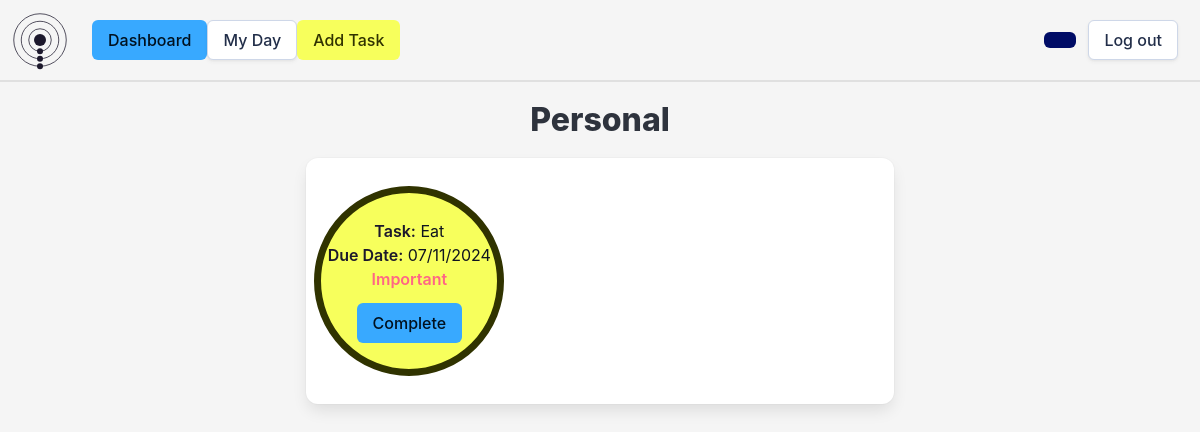
/group/c74d19f8-bd10-4c23-b916-0b0c3a8fa5c9, run on an earlier commit of the app's database.
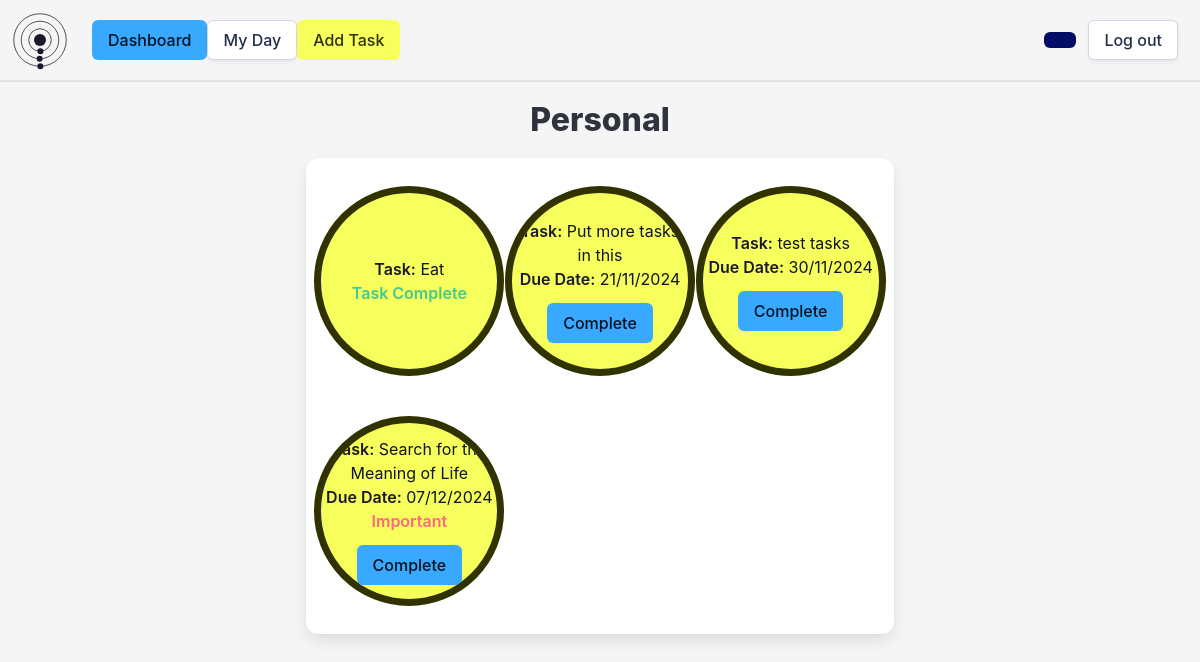
And on a later commit of the database.
### setup_db.py (models this page shows)
class Task(Base):
    __tablename__ = 'tasks'
    task_id = Column(String, primary_key=True)
    name = Column(String, nullable=False)
    details = Column(String)
    important = Column(Boolean, nullable=False)
    due_date = Column(DateTime, nullable=False)
    completed = Column(Boolean, nullable=False)
    user_id = Column(String, ForeignKey('userdetails.id'), nullable=False)
    group_id = Column(String, ForeignKey('groups.group_id'), nullable=False)
    user = relationship('User', back_populates='tasks')
    groups = relationship('Group', back_populates='tasks')

### app.py (the view)
@app.route('/group/<group_id>')
def viewGroup(group_id):
    group = session.query(Group).filter(Group.group_id == group_id).first()
    tasks = session.query(Task).filter(Task.group_id == group_id).order_by(Task.due_date).all()
    return render_template('group.html', group=group, tasks=tasks)

### templates/group.html (shortened to what this page needs)
{% extends 'base_loggedin.html' %}
{% block heading %}{{ group.group_name }}{% endblock %}
{% block content %}
    <div class="columns is-centered">
        <div class="column is-half">
            <div class="box">
                <div class="columns is-multiline">
                    {% for task in tasks %}
                        {% if task.group_id == group.group_id %}
                            <div class="column is-one-third">
                                <div class="task-circle">
                                    <article class="media">
                                        <div class="media-content">
                                            <div class="content">
                                                <p>
                                                    <strong class="circle-header">Task:</strong> {{ task.name }}<br>
                                                    {% if not task.completed %}
                                                        <strong class="circle-header">Due Date:</strong> {{ task.due_date.strftime('%d/%m/%Y') }}<br>
                                                        {% if task.important %}
                                                            <strong class="has-text-danger circle-header">Important</strong><br>
                                                        {% endif %}
                                                    {% else %}
                                                        <strong class="has-text-success">Task Complete</strong>
                                                    {% endif %}
                                                </p>
                                            </div>
                                            {% if not task.completed %}
                                                <form action="/complete" method="POST">
                                                    <input type="submit" value="Complete" class="button is-primary">
                                                </form>
                                            {% endif %}
                                        </div>
                                    </article>
                                </div>
                            </div>
                        {% endif %}
                    {% endfor %}
            </div>
        </div>
    </div>
{% endblock %}

What changed in the data, as far as the page shows it:
changed Task "Eat": due_date "07/11/2024" → (not shown); value "Complete" → (not shown); completed "Due Date: Important" → "Task Complete"
added Task: name "Put more tasks in this", due_date "21/11/2024"
added Task: name "test tasks", due_date "30/11/2024"
added Task: name "Search for the Meaning of Life", due_date "07/12/2024", important "Important"
